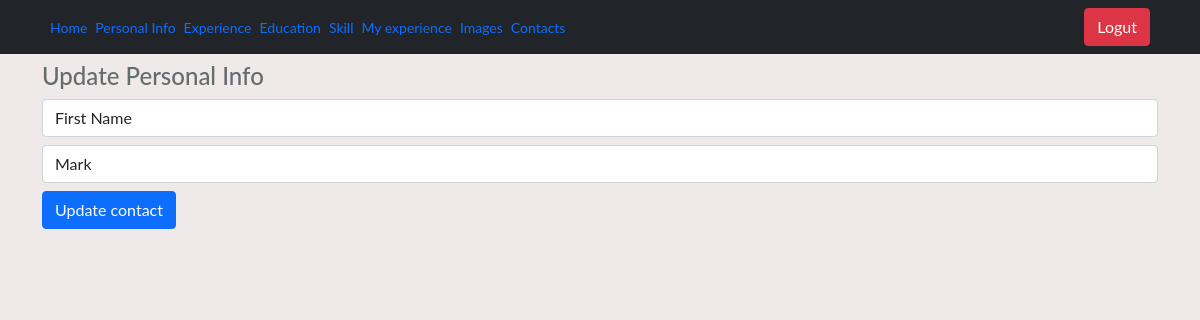
Before: /updatepersinfo/1 with the older database file.
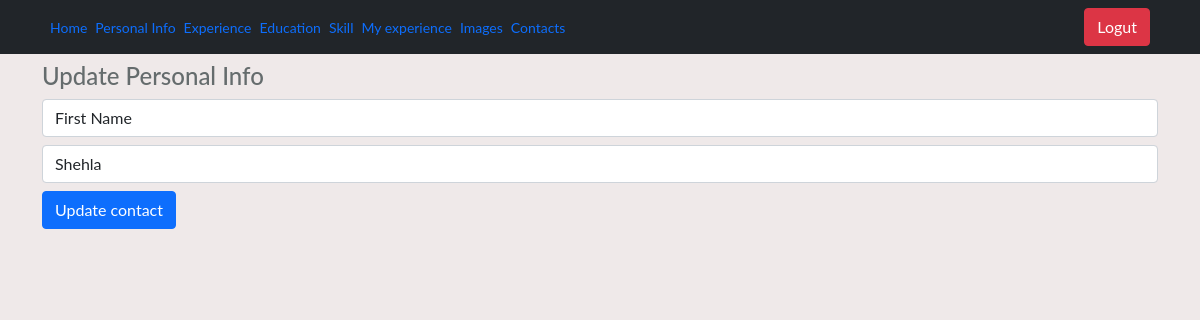
After: the same page with the newer database file.
### models.py (models this page shows)
class Persoinfo(db.Model):
    id=db.Column(db.Integer,primary_key=True)
    pers_info_title=db.Column(db.String(50))
    pers_info_content=db.Column(db.String(50))

### controllers/admin/persinfo.py (the view, shortened to what this page needs)
@app.route('/updatepersinfo/<int:id>', methods=["GET", "POST"])
def update_persinfo(id):
    from run import db
    from models import Persoinfo
    persoinfoupdate=Persoinfo.query.get_or_404(id)
    return render_template ("/admin/updatepersinfo.html", persoinfoupdate=persoinfoupdate)

### controllers/admin/main.py (called while the page is built)
@app.before_request
def before_request():
    g.user = current_user

### templates/admin/updatepersinfo.html
{% extends 'admin/dashboard.html' %} {% block content %}
<div class="container">
  <h4 class="my-2">Update Personal Info</h4>
  <form action="/updatepersinfo/{{persoinfoupdate.id}}" method="POST">
    <input
      type="text"
      class="form-control my-2"
      name="pers_info_title"
      placeholder="Title"
      value="{{persoinfoupdate.pers_info_title}}"
    />
    <input
      type="text"
      class="form-control my-2"
      name="pers_info_content"
      placeholder="Title icon "
      value="{{persoinfoupdate.pers_info_content}}"
    />
    <input type="submit" class="btn btn-primary" value="Update contact" />
  </form>
</div>
{% endblock %}

Changed rows visible on the page:
changed Persoinfo "First Name": pers_info_content "Mark" → "Shehla"
